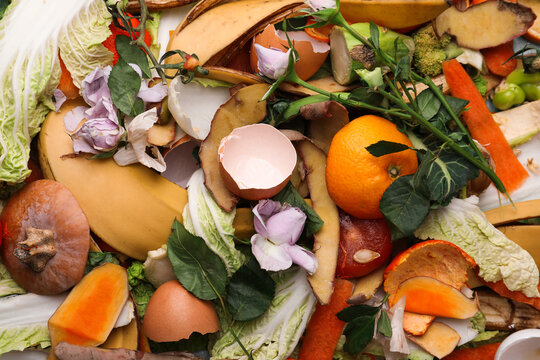
#> input picture images/image2.jpg, 540 x 360 px
$ jupyter execute Task5.ipynb
#> lines starting #> are read from the running program, lines starting #| are printed output that depends on the picture
# Image Resizing and Scaling

[cell 1]
import cv2
import numpy as np

[cell 2]
def main():
    try:
        # Loading the Image
        image = cv2.imread("images/image2.jpg")
#> image is the input picture: shape (360, 540, 3); mean B, G, R 73.1, 115.4, 154.8

        if image is None:
            raise FileNotFoundError("Image file not found. Please check the file path.")

        original_height, original_width = image.shape[:2]
#> original_height = 360; original_width = 540

        # 1. Resize to Exact Dimensions (400x300)
        resized_exact = cv2.resize(image, (400, 300))
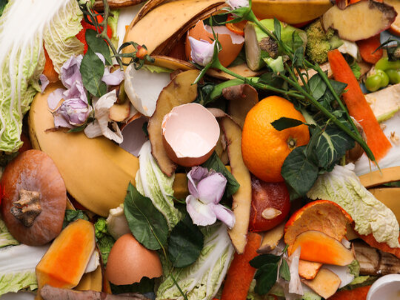
#> resized_exact: shape (300, 400, 3); mean B, G, R 73, 115.2, 154.6

        # 2. Resize to 50% of Original Size (Maintain Aspect Ratio)
        scaled_50_percent = cv2.resize(
            image,
            None,
            fx=0.5,
            fy=0.5,
            interpolation=cv2.INTER_LINEAR
        )
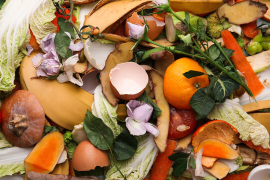
#> scaled_50_percent: shape (180, 270, 3); mean B, G, R 73.2, 115.5, 154.9

        # Saving the 50% scaled output
        save_status = cv2.imwrite("task5_resized.jpg", scaled_50_percent)

        if not save_status:
            raise Exception("Failed to save 50% resized image.")

        # 3. Resize to Width = 800 Pixels
        new_width = 800
        aspect_ratio = original_height / original_width
#> aspect_ratio = 0.667
        new_height = int(new_width * aspect_ratio)
#> new_height = 533

        resized_width_800 = cv2.resize(
            image,
            (new_width, new_height)
        )

        # 4. Compare Different Interpolation Methods
        # Resize same image to 400x300 using different methods

        resized_nearest = cv2.resize(
            image,
            (400, 300),
            interpolation=cv2.INTER_NEAREST
        )
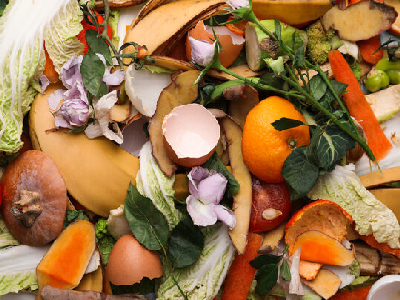
#> resized_nearest: shape (300, 400, 3); mean B, G, R 73.2, 115.5, 154.8

        resized_linear = cv2.resize(
            image,
            (400, 300),
            interpolation=cv2.INTER_LINEAR
        )

        resized_cubic = cv2.resize(
            image,
            (400, 300),
            interpolation=cv2.INTER_CUBIC
        )


        # Display All Results
        cv2.imshow("Original Image", image)
        cv2.imshow("Exact 400x300 (Distorted)", resized_exact)
        cv2.imshow("50% Scaled", scaled_50_percent)
        cv2.imshow("Width 800 (Aspect Ratio Maintained)", resized_width_800)
        cv2.imshow("Interpolation - Nearest", resized_nearest)
        cv2.imshow("Interpolation - Linear", resized_linear)
        cv2.imshow("Interpolation - Cubic", resized_cubic)

        cv2.waitKey(0)
        cv2.destroyAllWindows()

        print("Task 5 completed successfully.")

    except FileNotFoundError as file_error:
        print("Error:", file_error)

    except Exception as general_error:
        print("Unexpected error occurred:", general_error)


if __name__ == "__main__":
    main()

$ run again, with images/image6.jpg copied over images/image2.jpg
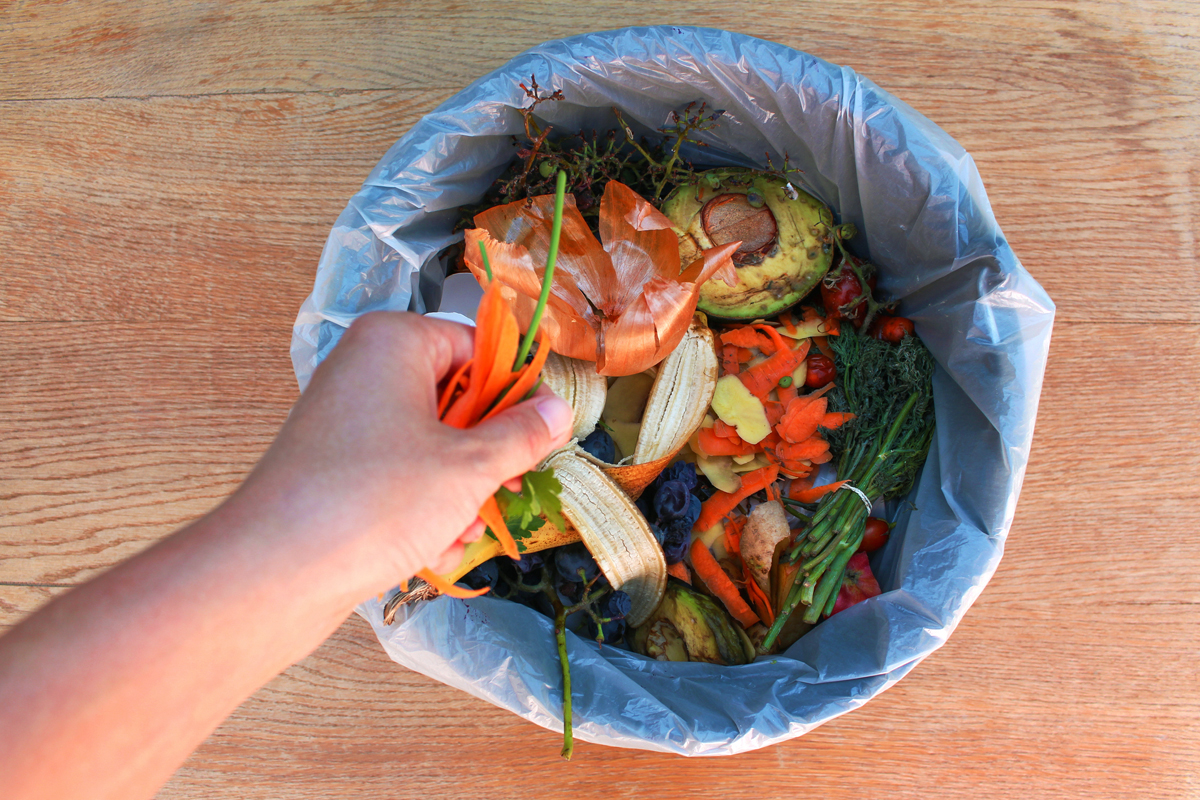
#> input picture images/image6.jpg, 1200 x 800 px
#> in main, image is the input picture: shape (800, 1200, 3); mean B, G, R 116.1, 131.4, 164.7
#> in main, `resized_exact = cv2.resize(image, (400, 300))`:
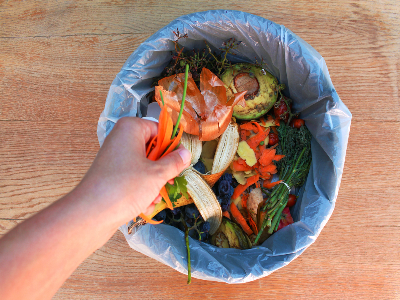
#> resized_exact: shape (300, 400, 3); mean B, G, R 116.1, 131.4, 164.7
#> in main, `resized_nearest = cv2.resize( image, (400, 300), interpolation=cv2.INT..`:
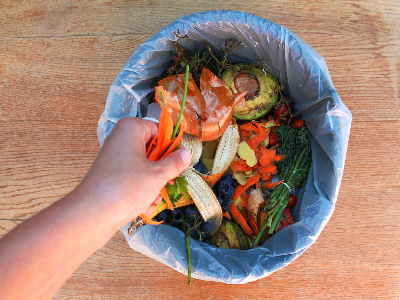
#> resized_nearest: shape (300, 400, 3); mean B, G, R 116, 131.4, 164.6

$ run again, with images/image8.jpg copied over images/image2.jpg
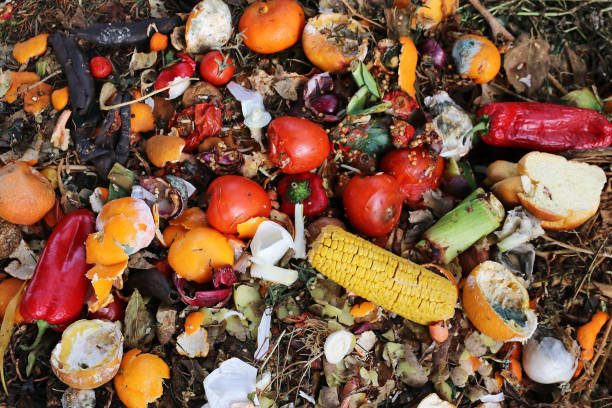
#> input picture images/image8.jpg, 612 x 408 px
#> in main, image is the input picture: shape (408, 612, 3); mean B, G, R 65.6, 89.8, 127.6
#> in main, `resized_exact = cv2.resize(image, (400, 300))`:
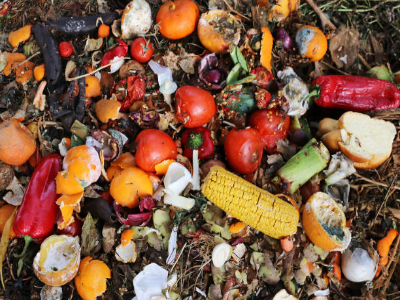
#> resized_exact: shape (300, 400, 3); mean B, G, R 65.5, 89.6, 127.5
#> in main, `resized_nearest = cv2.resize( image, (400, 300), interpolation=cv2.INT..`:
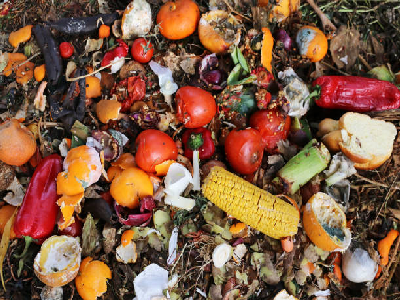
#> resized_nearest: shape (300, 400, 3); mean B, G, R 65.6, 89.8, 127.7
